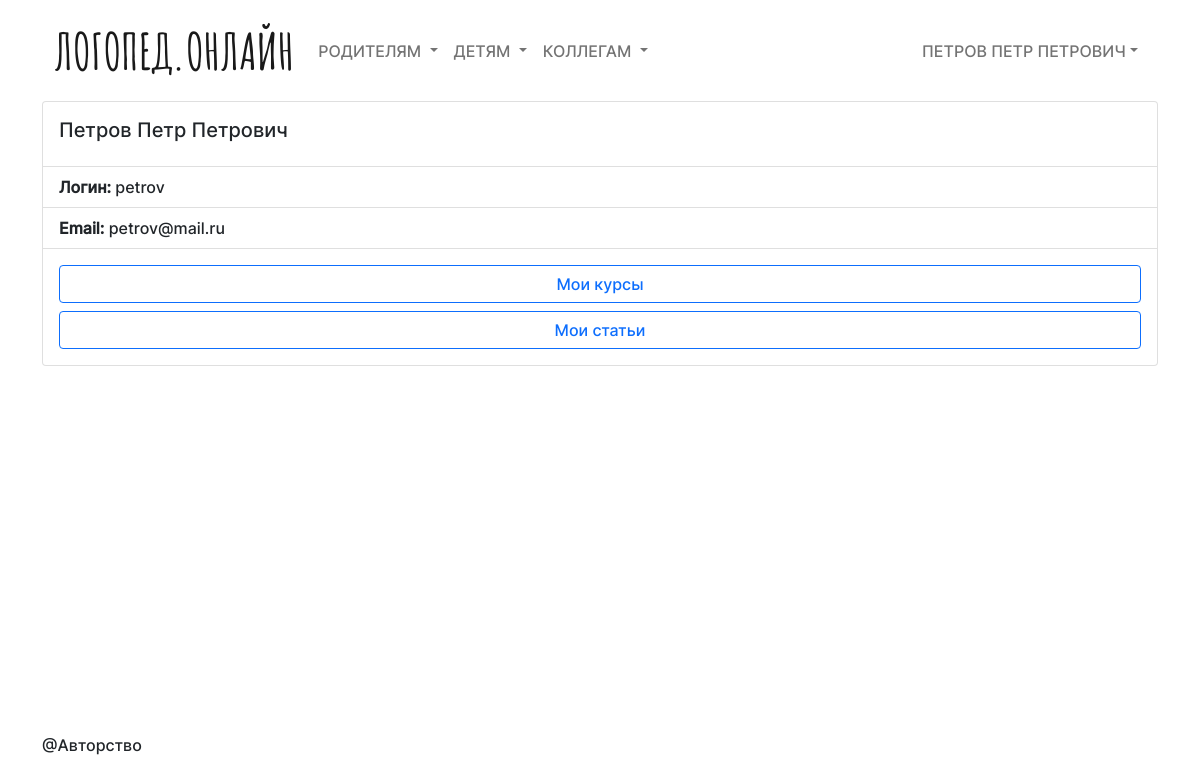
Screenshot of /profile (signed in) with the database file from the repository.
### database/users.py (models this page shows, shortened)
class User(SqlAlchemyBase, UserMixin):
    __tablename__ = 'users'
    id = sqlalchemy.Column(sqlalchemy.Integer,
                           primary_key=True, autoincrement=True)
    login = sqlalchemy.Column(sqlalchemy.String(64), index=True, unique=True, nullable=True)
    email = sqlalchemy.Column(sqlalchemy.String(120), index=True, unique=True)
    type_user = sqlalchemy.Column(sqlalchemy.String, nullable=True)
    name = sqlalchemy.Column(sqlalchemy.String, nullable=True)
    hashed_password = sqlalchemy.Column(sqlalchemy.String(128), nullable=True)
    created_date = sqlalchemy.Column(sqlalchemy.DateTime,
                                     default=datetime.datetime.now)

### moduls/home.py (the view)
@bp.route('/profile')
def profile():
    return render_template("profile.html")

### database/db_session.py (called while the page is built)
def create_session() -> Session:
    global __factory
    return __factory()

### moduls/auth.py (called while the page is built)
@login_manager.user_loader
def load_user(user_id):
    db_sess = create_session()
    return db_sess.query(User).get(user_id)

### templates/profile.html (shortened to what this page needs)
{% extends 'base.html' %}
{% block main %}
    <div class="card " >
      <div class="card-body">
        <h5 class="card-title">
            {{ current_user.name }}
        </h5>
      </div>
      <ul class="list-group list-group-flush">
          <li class="list-group-item"><b>Логин:</b> {{ current_user.login }}</li>
          <li class="list-group-item"><b>Email:</b> {{ current_user.email }}</li>
      </ul>
         <div class="card-body">
            <div class="d-grid gap-2 ">
                {% if current_user.type_user == "логопед" %}
                     <a href="{{ url_for('courses.showOnlyMyCourses') }}" class="btn btn-outline-primary">Мои курсы</a>
                    <a href="{{ url_for('blog.showOnlyMyArticles') }}" class="btn btn-outline-primary">Мои статьи</a>
                {% endif %}
            </div>
         </div>
    </div>
{% endblock %}

### templates/base.html (shortened to what this page needs)
<!DOCTYPE html>
<html lang="en">
<head>
    <link rel="stylesheet" href="{{ url_for('static', filename='css/bootstrap.min.css') }}">
    <link rel="stylesheet" href="{{ url_for('static', filename='css/style.css') }}">
</head>
<body class="container">
        <nav class="navbar navbar-expand-lg navbar-light">
            <div class="container-fluid">
              <a class="navbar-brand logo" href="{{ url_for('home.index') }}">ЛОГОПЕД.ОНЛАЙН</a>
              <div class="collapse navbar-collapse" id="navbarSupportedContent">
                <ul class="navbar-nav me-auto mb-2 mb-lg-0 menu-elements-header">
                  <li class="nav-item dropdown">
                    <a class="nav-link dropdown-toggle" href="#" id="navbarDropdown" role="button" data-bs-toggle="dropdown" aria-expanded="false">
                      Родителям
                    </a>
                  </li>
                  <li class="nav-item dropdown">
                    <a class="nav-link dropdown-toggle" href="#" id="navbarDropdown" role="button" data-bs-toggle="dropdown" aria-expanded="false">
                      Детям
                    </a>
                  </li>
                  <li class="nav-item dropdown">
                    <a class="nav-link dropdown-toggle" href="#" id="navbarDropdown" role="button" data-bs-toggle="dropdown" aria-expanded="false">
                      Коллегам
                    </a>
                  </li>
                </ul>
              </div>
                {% if current_user.is_authenticated %}
                    <ul class="navbar-nav me-auto mb-2 mb-lg-0 menu-elements-header">
                        <li class="nav-item dropdown">
                            <a class="nav-link dropdown-toggle" href="#" id="navbarDropdown" role="button" data-bs-toggle="dropdown" aria-expanded="false">{{ current_user.name }}</a>
                        </li>
                    </ul>
                {% endif %}
            </div>
          </nav>
    <main>
        {% block main %}
        {% endblock %}
    </main>
    <footer>
        @Авторство
    </footer>
</body>
</html>

### static/css/style.css (style rules this page uses)
body { font-family: "Inter-Medium"; }
.logo { font-family: 'Amatic SC Bold'; font-size: 50px; }
main { min-height: 79vh; }
.menu-elements-header>li>a { text-transform: uppercase; background-image: linear-gradient(to left, #ffaa2b, #eb6a37); background-position: 50% 100%; background-repeat: no-repeat; background-size: 0% 2px; transition: background-size .3s; }

### rows the page displays
User: name "ПЕТРОВ ПЕТР ПЕТРОВИЧ", name "Петров Петр Петрович", login "petrov", email "petrov@mail.ru"
